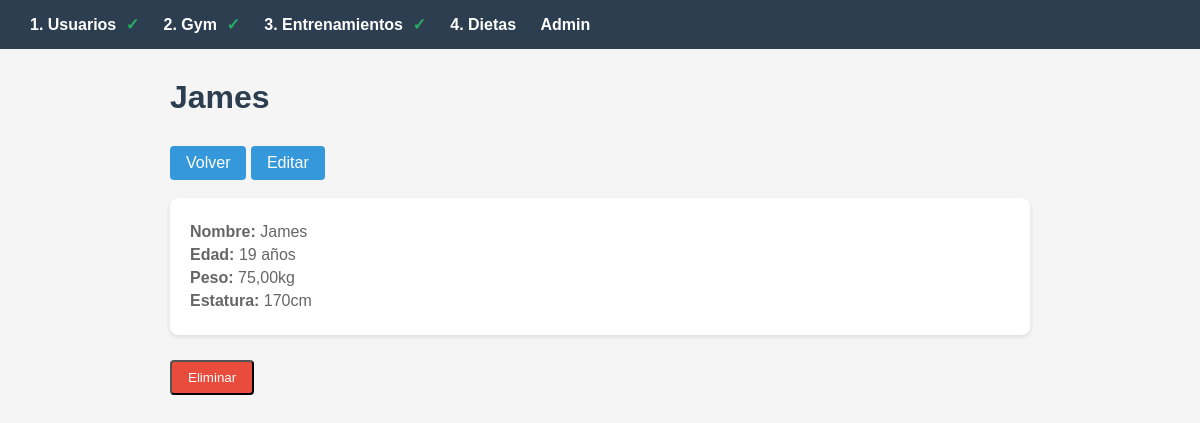
Page /usuarios/2/ on the committed database.
### usuarios/models.py (models this page shows, shortened)
class Usuario(models.Model):
    nombre = models.CharField(max_length=100)
    edad = models.IntegerField()
    peso = models.DecimalField(max_digits=6, decimal_places=2)
    estatura = models.IntegerField(help_text="En centímetros")

### usuarios/views.py (the view)
# urls.py: path("<int:usuario_id>/", views.detail, name="detail"),
def detail(request, usuario_id):
    try:
        usuario = Usuario.objects.get(pk=usuario_id)
    except Usuario.DoesNotExist:
        raise Http404("El usuario no existe")
    return render(request, "usuarios/detail.html", {"usuario": usuario})

### config/context_processors.py (called while the page is built)
def flow_status(request):
    from usuarios.models import Usuario
    from gym.models import Set
    tiene_usuarios = Usuario.objects.exists()
    tiene_ejercicios = Set.objects.exists()
    return {
        "tiene_usuarios": tiene_usuarios,
        "tiene_ejercicios": tiene_ejercicios,
    }

### usuarios/templates/usuarios/detail.html (shortened to what this page needs)
{% extends "base.html" %}
{% block content %}
<h1>{{ usuario.nombre }}</h1>
<a href="{% url 'usuarios:index' %}" class="btn">Volver</a>
<a href="{% url 'usuarios:edit' usuario.id %}" class="btn">Editar</a>
<br><br>
<div class="card">
    <p class="info"><strong>Nombre:</strong> {{ usuario.nombre }}</p>
    <p class="info"><strong>Edad:</strong> {{ usuario.edad }} años</p>
    <p class="info"><strong>Peso:</strong> {{ usuario.peso }}kg</p>
    <p class="info"><strong>Estatura:</strong> {{ usuario.estatura }}cm</p>
</div>
<form method="post" action="{% url 'usuarios:delete' usuario.id %}">
    <button type="submit" class="btn btn-danger" onclick="return confirm('¿Eliminar este usuario?')">Eliminar</button>
</form>
{% endblock %}

### templates/base.html (style rules this page uses)
* { margin: 0; padding: 0; box-sizing: border-box; }
body { font-family: Arial, sans-serif; background: #f5f5f5; color: #333; }
h1 { color: #2c3e50; margin-bottom: 20px; }
.card { background: white; border-radius: 8px; padding: 20px; margin-bottom: 15px; box-shadow: 0 2px 4px rgba(0,0,0,0.1); }
.info { color: #666; margin: 5px 0; }
.btn { display: inline-block; background: #3498db; color: white; padding: 8px 16px; border-radius: 4px; text-decoration: none; margin-top: 10px; }
.btn-danger { background: #e74c3c; }

### rows in the picture
Usuario: nombre "James", edad "19", peso "75,00", estatura "170"
